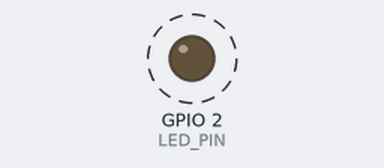
The sketch below on a simulated ESP32. Parts: output pins drawn as LEDs (lit = HIGH). Dashed ring = blinking. What the sketch prints to the serial monitor is not drawn.

Above: at 2.6 s.
Timing chart, 0 to 6.2 s (numbered marks = the images above):
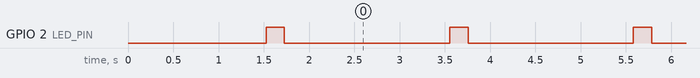

Measured:
- by itself, GPIO 2 (LED_PIN): alternates HIGH for 0.20 s and LOW for 1.8 s

The sketch:

tiny_probe.ino
```cpp
// =============================================================================
//  tiny_probe  -  Throwaway board-identification sketch. NOT part of the robot.
//
//  Purpose: decide WROOM-32 vs WROVER without reading the tiny print on the
//  module's shield. The two share the same die (ESP32-D0WD-V3), so esptool
//  cannot tell them apart -- but WROVER wires GPIO16/17 to an on-module PSRAM
//  chip, which makes those two pins unusable. The pin map in docs/WIRING.md
//  assigns 16/17 to the FR motor, so this has to be settled before wiring.
//
//  MUST be compiled with PSRAM enabled, or psramFound() returns false on every
//  board and the test proves nothing:
//    arduino-cli compile --fqbn esp32:esp32:esp32:PSRAM=enabled firmware/tiny_probe
//
//  Safe to run with nothing wired: it drives no GPIO except the on-board LED.
// =============================================================================
#include <Arduino.h>

#define LED_PIN 2

void setup() {
  Serial.begin(115200);
  pinMode(LED_PIN, OUTPUT);
  delay(1500);  // let the USB-serial side settle before the first print
}

void loop() {
  bool psram = psramFound();

  Serial.println();
  Serial.println("===== tiny_platform_mac board probe =====");
  Serial.printf("chip model      : %s\n", ESP.getChipModel());
  Serial.printf("chip revision   : %d\n", ESP.getChipRevision());
  Serial.printf("cpu cores       : %d\n", ESP.getChipCores());
  Serial.printf("cpu freq        : %u MHz\n", ESP.getCpuFreqMHz());
  Serial.printf("flash size      : %u bytes (%u MB)\n",
                ESP.getFlashChipSize(), ESP.getFlashChipSize() / (1024 * 1024));
  Serial.printf("psram found     : %s\n", psram ? "YES" : "no");
  Serial.printf("psram size      : %u bytes\n", ESP.getPsramSize());
  Serial.printf("free heap       : %u bytes\n", ESP.getFreeHeap());
  Serial.printf("efuse MAC       : %012llX\n", ESP.getEfuseMac());
  Serial.println();
  // The whole point of the sketch:
  Serial.printf(">>> VERDICT: %s\n",
                psram ? "WROVER (PSRAM present) -- GPIO16/17 are NOT usable!"
                      : "WROOM-32 (no PSRAM)    -- GPIO16/17 are free to use.");
  Serial.println("=========================================");

  digitalWrite(LED_PIN, HIGH);
  delay(200);
  digitalWrite(LED_PIN, LOW);
  delay(1800);
}
```
